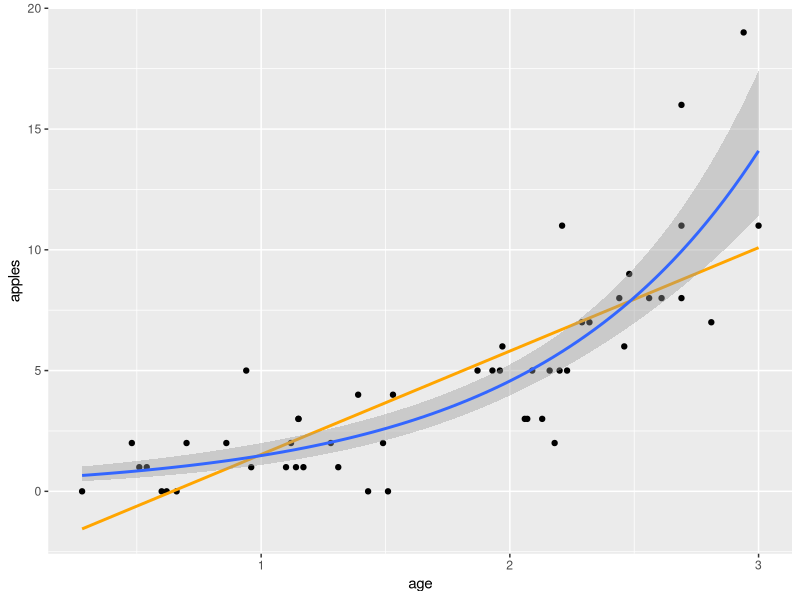
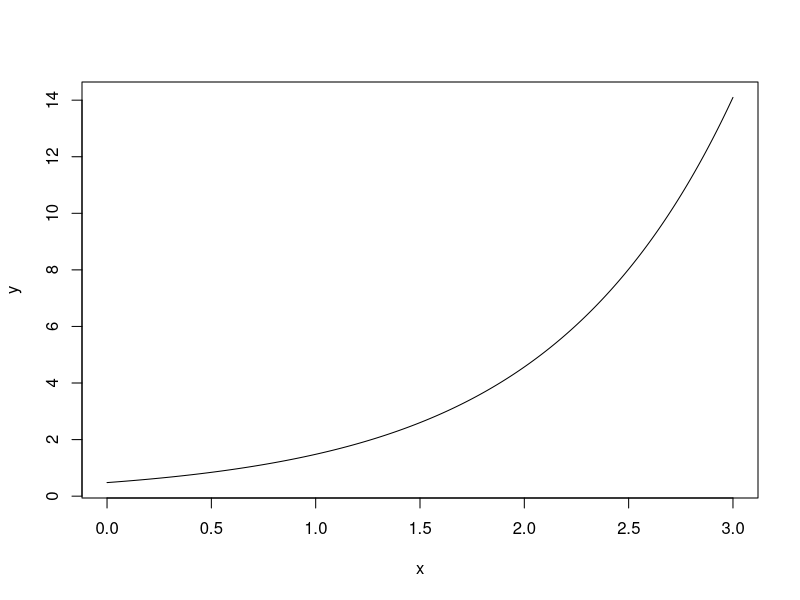

Generate these figures, in order, with R:
#https://github.com/FransRodenburg/Biostatistics/tree/main/GLM/Part%202%20-%20Poisson

#https://www.youtube.com/watch?v=i62gffPrZYA

library(ggplot2)

DF <- read.csv("../data/apples.csv")

# Fit the model
GLM <- glm(apples ~ age, family = poisson(link = "log"), data = DF)

ggplot(DF, aes(age,apples)) +
  geom_point() +
  geom_smooth(method="lm", color="orange", se=FALSE) +
  geom_smooth(method = "glm",
              method.args = list(family = poisson(link = "log")))

# Enter the estimates
intercept   <- coef(GLM)[1]
slope       <- coef(GLM)[2]
inverselink <- exp

# Create a large sequence of numbers along the x-axis
x <- seq(0, 3, length.out = 1000)

# Compute the predictions on the scale of the linear predictor
eta <- intercept + slope * x

# Compute the resulting values on the y-axis
y <- inverselink(eta)

# Plot the resulting model
plot(x, y, type = "l")




              